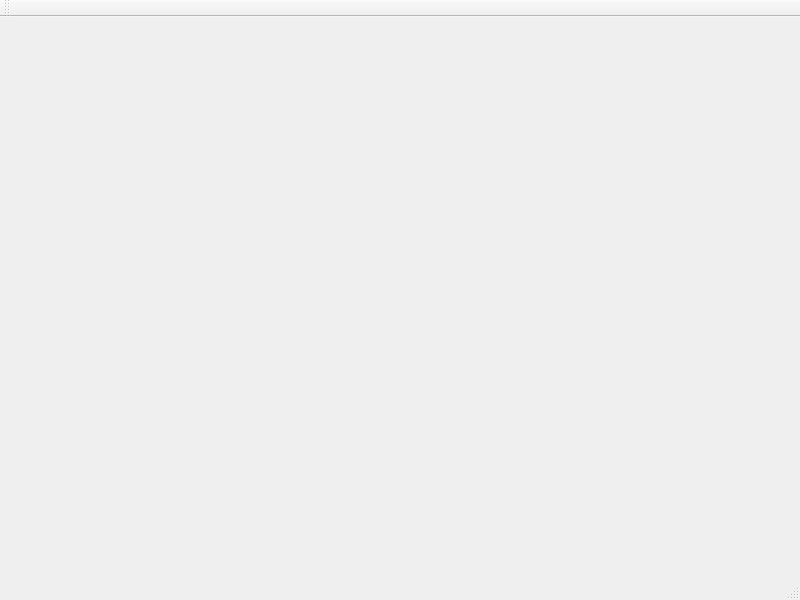
<?xml version="1.0" encoding="UTF-8"?>
<ui version="4.0">
 <class>MainWindow</class>
 <widget class="QMainWindow" name="MainWindow">
  <property name="geometry">
   <rect>
    <x>0</x>
    <y>0</y>
    <width>800</width>
    <height>600</height>
   </rect>
  </property>
  <property name="sizePolicy">
   <sizepolicy hsizetype="Fixed" vsizetype="Fixed">
    <horstretch>0</horstretch>
    <verstretch>0</verstretch>
   </sizepolicy>
  </property>
  <property name="minimumSize">
   <size>
    <width>800</width>
    <height>600</height>
   </size>
  </property>
  <property name="maximumSize">
   <size>
    <width>800</width>
    <height>600</height>
   </size>
  </property>
  <property name="windowTitle">
   <string>Tetris Game</string>
  </property>
  <widget class="QWidget" name="centralWidget"/>
  <widget class="QMenuBar" name="menuBar">
   <property name="geometry">
    <rect>
     <x>0</x>
     <y>0</y>
     <width>800</width>
     <height>25</height>
    </rect>
   </property>
  </widget>
  <widget class="QToolBar" name="mainToolBar">
   <attribute name="toolBarArea">
    <enum>TopToolBarArea</enum>
   </attribute>
   <attribute name="toolBarBreak">
    <bool>false</bool>
   </attribute>
  </widget>
  <widget class="QStatusBar" name="statusBar"/>
  <action name="actionExit">
   <property name="text">
    <string>Exit</string>
   </property>
  </action>
 </widget>
 <layoutdefault spacing="6" margin="11"/>
 <resources/>
 <connections>
  <connection>
   <sender>actionExit</sender>
   <signal>triggered()</signal>
   <receiver>MainWindow</receiver>
   <slot>close()</slot>
   <hints>
    <hint type="sourcelabel">
     <x>-1</x>
     <y>-1</y>
    </hint>
    <hint type="destinationlabel">
     <x>399</x>
     <y>299</y>
    </hint>
   </hints>
  </connection>
 </connections>
</ui>
